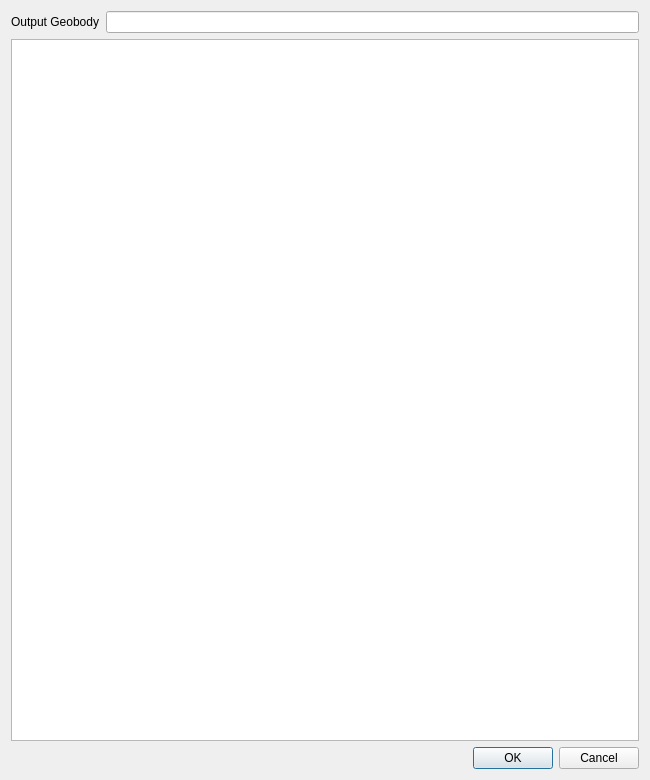
<?xml version="1.0" encoding="UTF-8"?>
<ui version="4.0">
 <class>CXDlgMergeGeobody</class>
 <widget class="QWidget" name="CXDlgMergeGeobody">
  <property name="geometry">
   <rect>
    <x>0</x>
    <y>0</y>
    <width>650</width>
    <height>780</height>
   </rect>
  </property>
  <property name="windowTitle">
   <string>CXDlgMergeGeobody</string>
  </property>
  <layout class="QGridLayout" name="gridLayout">
   <item row="0" column="0">
    <widget class="QLabel" name="label">
     <property name="text">
      <string>Output Geobody</string>
     </property>
    </widget>
   </item>
   <item row="0" column="1">
    <widget class="QLineEdit" name="lineEdit"/>
   </item>
   <item row="1" column="0" colspan="2">
    <widget class="QTableWidget" name="tableWidget"/>
   </item>
   <item row="2" column="1">
    <widget class="QDialogButtonBox" name="buttonBox">
     <property name="standardButtons">
      <set>QDialogButtonBox::Cancel|QDialogButtonBox::Ok</set>
     </property>
    </widget>
   </item>
  </layout>
 </widget>
 <layoutdefault spacing="6" margin="11"/>
 <resources/>
 <connections/>
</ui>
